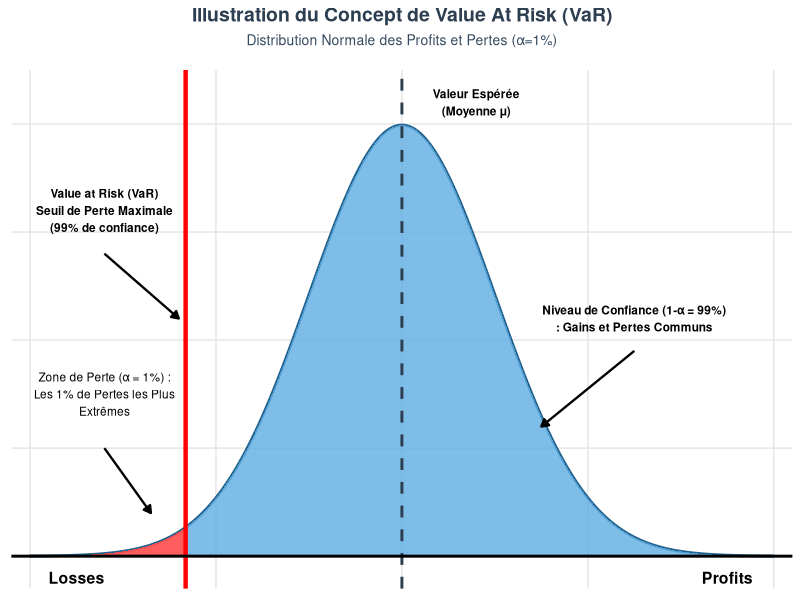

R code for this plot:
func_graph <- function() {
  # Paramètres de la distribution
  mu <- 0      # Moyenne
  sigma <- 1   # Écart-type
  alpha <- 0.01 # Seuil de la VaR (1%)
  
  # Calcul du seuil exact de la VaR (Z-score pour 1%)
  var_threshold <- qnorm(alpha, mean = mu, sd = sigma) 
  
  # Création du jeu de données pour la courbe (de -4 à 4 écarts-types)
  df <- 
    data.frame(x = seq(-4, 4, length.out = 1000)) |> 
    dplyr::mutate(y = dnorm(x, mean = mu, sd = sigma))
  
  # Création du graphique
  graph <- 
    df |> 
    ggplot2::ggplot(ggplot2::aes(x = x, y = y)) +
    # Tracer la courbe de la distribution
    ggplot2::geom_line(color = "#21618C", linewidth = 1) +
    # Zone 1-alpha : gains et pertes communes 
    ggplot2::geom_area(data = subset(df, x > var_threshold), 
                       fill = "#5DADE2", alpha = 0.8) +
    # Zone alpha de la VaR (Pertes extrêmes)
    ggplot2::geom_area(data = subset(df, x <= var_threshold), 
                       fill = "#FF4D4D", alpha = 0.9) +
    # Ligne verticale rouge de la VaR
    ggplot2::geom_vline(xintercept = var_threshold, color = "red", linewidth = 1.5) +
    # Ligne verticale en pointillés pour la moyenne
    ggplot2::geom_vline(xintercept = mu, linetype = "dashed", color = "#2C3E50", linewidth = 1) +
    # Ligne horizontale de base (Axe X)
    ggplot2::geom_hline(yintercept = 0, color = "black", linewidth = 1) +
    # Moyenne
    ggplot2::annotate("text", x = 0.8, y = 0.42, label = "Valeur Espérée\n(Moyenne \u03bc)", 
                      fontface = "bold", size = 3) +
    # Annotation VaR (Texte + Flèche)
    ggplot2::annotate("text", x = -3.2, y = 0.32, 
                      label = "Value at Risk (VaR)\nSeuil de Perte Maximale\n(99% de confiance)", 
                      fontface = "bold", size = 3, hjust = 0.5) +
    ggplot2::annotate("segment", x = -3.2, y = 0.28, xend = -2.4, yend = 0.22, 
                      arrow = ggplot2::arrow(length = ggplot2::unit(0.2, "cm"), type = "closed"), linewidth = 0.8) +
    # Annotation Zone de perte (Texte + Flèche)
    ggplot2::annotate("text", x = -3.2, y = 0.15, 
                      label = "Zone de Perte (\u03B1 = 1%) :\nLes 1% de Pertes les Plus\nExtrêmes", 
                      size = 3, hjust = 0.5) +
    ggplot2::annotate("segment", x = -3.2, y = 0.10, xend = -2.7, yend = 0.04, 
                      arrow = ggplot2::arrow(length = ggplot2::unit(0.2, "cm"), type = "closed"), linewidth = 0.8) +
    # Annotation Niveau de confiance (Texte + Flèche)
    ggplot2::annotate("text", x = 2.5, y = 0.22, 
                      label = "Niveau de Confiance (1-\u03B1 = 99%)\n: Gains et Pertes Communs", 
                      fontface = "bold", size = 3, hjust = 0.5) +
    ggplot2::annotate("segment", x = 2.5, y = 0.19, xend = 1.5, yend = 0.12, 
                      arrow = ggplot2::arrow(length = ggplot2::unit(0.2, "cm"), type = "closed"), linewidth = 0.8) +
    # Textes "Losses" et "Profits" aux extrémités
    ggplot2::annotate("text", x = -3.5, y = -0.02, label = "Losses", fontface = "bold", size = 4) +
    ggplot2::annotate("text", x = 3.5, y = -0.02, label = "Profits", fontface = "bold", size = 4) +
    # On étend un peu l'axe Y vers le bas pour laisser de la place aux labels
    ggplot2::coord_cartesian(ylim = c(-0.03, 0.45), xlim = c(-4.2, 4.2), expand = FALSE) +
    ggplot2::labs(
      title = "Illustration du Concept de Value At Risk (VaR)",
      subtitle = "Distribution Normale des Profits et Pertes (\u03B1=1%)",
      x = NULL, y = NULL
    ) +
    ggplot2::theme_minimal() +
    ggplot2::theme(
      plot.title = ggplot2::element_text(hjust = 0.5, face = "bold", size = 14, color = "#2C3E50"),
      plot.subtitle = ggplot2::element_text(hjust = 0.5, size = 10, color = "#34495E", margin = ggplot2::margin(b=15)),
      axis.text = ggplot2::element_blank(),     # Cache les nombres sur les axes
      axis.ticks = ggplot2::element_blank(),    # Cache les petites graduations
      panel.grid.major.x = ggplot2::element_line(color = "grey90"), # Légère grille verticale
      panel.grid.minor = ggplot2::element_blank(),
      panel.grid.major.y = ggplot2::element_line(color = "grey90")
    )
  
  # Afficher le graphique
  print(graph)
}


func_graph()
